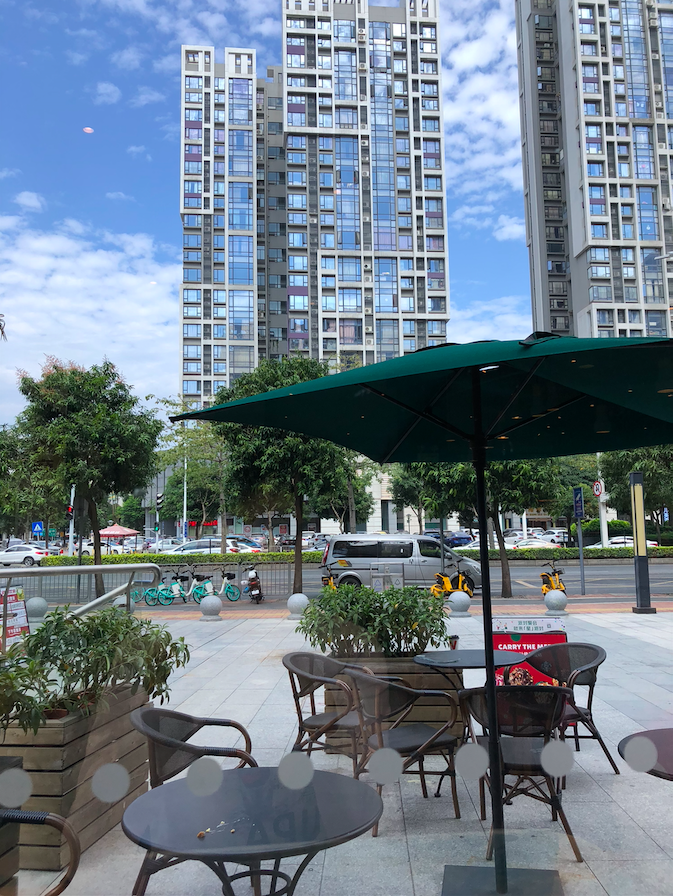
%> input picture CV/Project 1/661.png, 673 x 896 px
$ octave mutual2.m   (GNU Octave 9; MATLAB toolbox functions it lacks are replaced by stand-ins)
%> lines starting %> are read from the running program, lines starting %| are printed output that depends on the picture
clf
clc
close all;
n=10;
I1 = imread('661.png');
%> I1 is the input picture: size 896x673x3 uint8; mean R, G, B 109.4, 124.1, 136.5
I2 = imread('662.png');
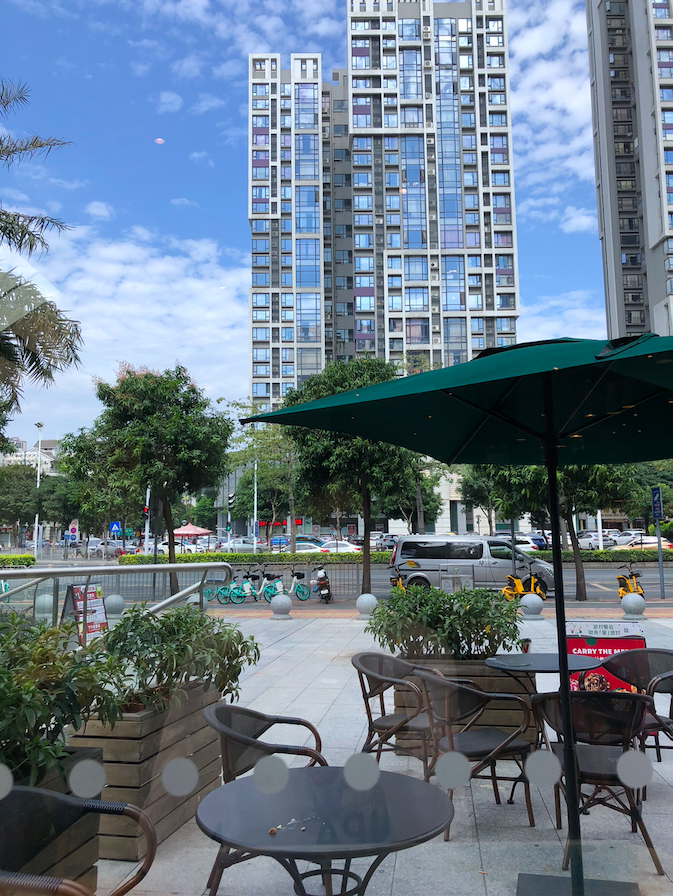
%> input picture CV/Project 1/662.png, 673 x 896 px
%> I2 is the input picture: size 896x673x3 uint8; mean R, G, B 104.7, 121.2, 135.6
I3 = imread('663.png');
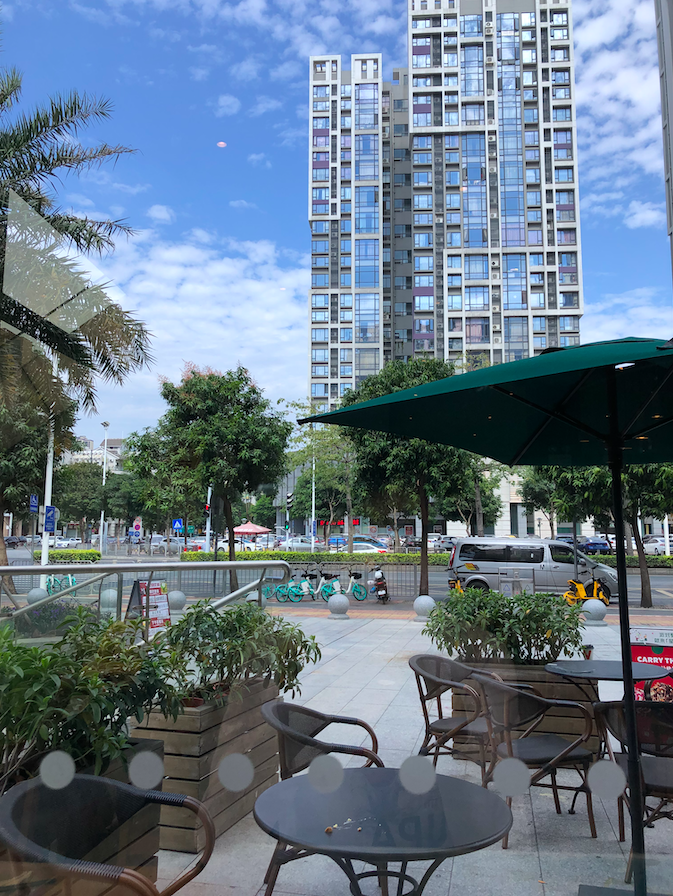
%> input picture CV/Project 1/663.png, 673 x 896 px
%> I3 is the input picture: size 896x673x3 uint8; mean R, G, B 102.7, 120, 135.6
% [6 lines of commented-out code are left out]

H = [1 0 0; 0 1 0; 0 0 1];
tform1 = maketform('projective',H');
Base = imtransform(I2,tform1);

imshow(Base);
title('Mark the 4 destination points');
%> (the run ends here)
